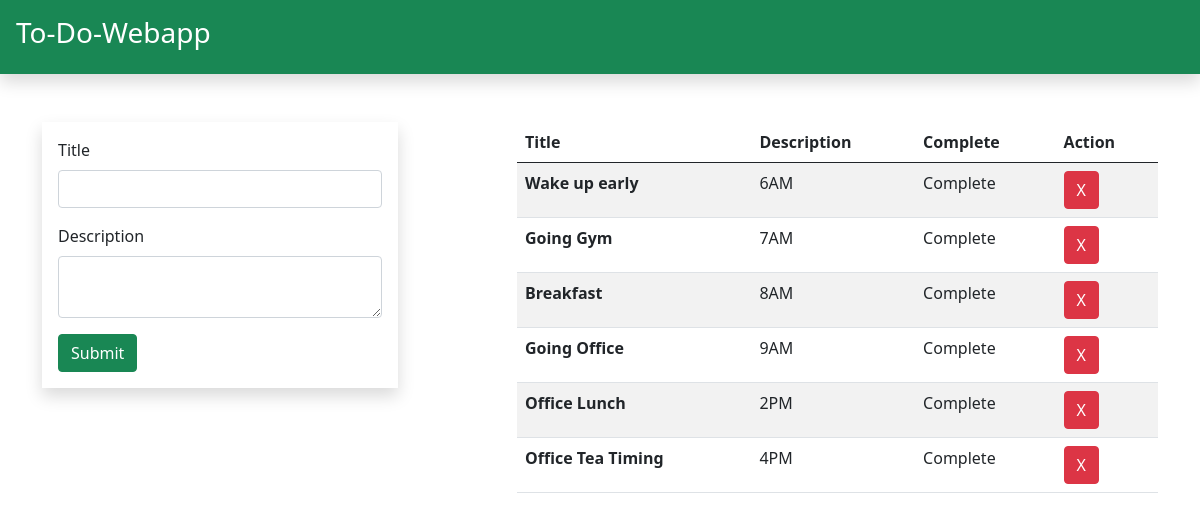
/todo/, run on the app's committed database.
### app/models.py (models this page shows, shortened)
class to_do(models.Model):
    title = models.CharField(max_length=50)
    description = models.TextField()
    complete = models.BooleanField(default=False)

### app/views.py (the view)
# urls.py: path('todo/',views.todo,name='todo'),
def todo(request):
    if request.method == "POST":
        title = request.POST.get('title')
        description = request.POST.get('description')
        todo = to_do(title=title, description=description)
        todo.save()
    todo_list = to_do.objects.all()
    context = {
        'TD':todo_list
    }
    return render (request, 'index.html',context)

### app/templates/index.html (shortened to what this page needs)
<!DOCTYPE html>
<html lang="en">
<head>
    <link href="https://cdn.jsdelivr.net/npm/bootstrap@5.0.2/dist/css/bootstrap.min.css" rel="stylesheet">
</head>
<body>
    <div class="container-fluid shadow shadow-md p-3 bg-success text-white">
        <h3>To-Do-Webapp</h3>
    </div>
    <div class="container mt-5">
        <div class="row">
            <div class="col-md-4">
                <form class="shadow shadow-md p-3" method="post" action="">
                    <div class="mb-3">
                      <label for="title" class="form-label">Title</label>
                      <input type="text" class="form-control" id="title" name='title'>
                    </div>
                    <div class="mb-3">
                      <label for="description" class="form-label">Description</label>
                      <textarea class="form-control" name='description'></textarea>
                    </div>
                    <button type="submit" class="btn btn-success">Submit</button>
                  </form>
            </div>
            <div class="col-md-7 offset-md-1">
                <table class="table table-striped">
                    <thead>
                      <tr>
                        <th scope="col" class='fw-bold'>Title</th>
                        <th scope="col">Description</th>
                        <th scope="col">Complete</th>
                        <th scope="col">Action</th>
                      </tr>
                    </thead>
                    <tbody>
                        {% for i in TD %}
                      <tr>
                        <td class='fw-bold'>{{i.title}}</td>
                        <td>{{i.description}}</td>
                        <td>Complete</td>
                        <td>
                            <a href="{% url 'delete_todo' i.id %}"><input type="button" value="X" class="btn btn-danger"></a>
                        </td>
                      </tr>
                      {% endfor %}
                    </tbody>
                  </table>
            </div>
        </div>
    </div>
</body>
</html>

### data on the page
to_do: title "Wake up early", description "6AM"
to_do: title "Going Gym", description "7AM"
to_do: title "Breakfast", description "8AM"
to_do: title "Going Office", description "9AM"
to_do: title "Office Lunch", description "2PM"
to_do: title "Office Tea Timing", description "4PM"
